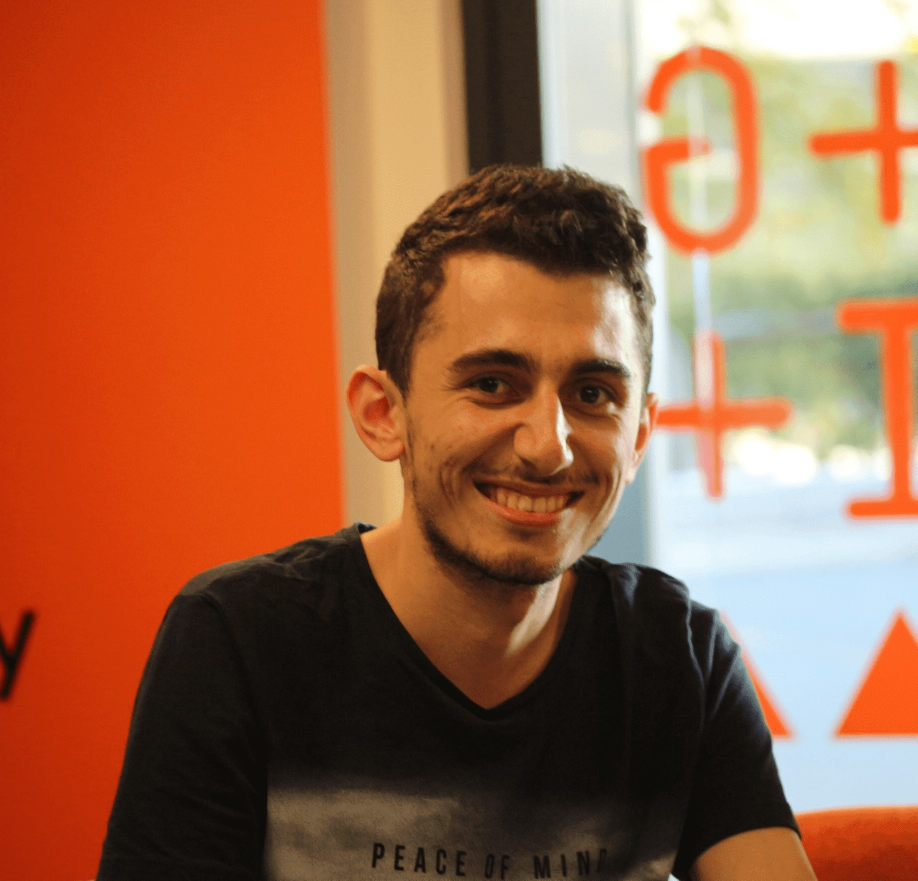
#> input picture 1-7/furkan.jpg, 1835 x 1761 px (shown at 1/2 size)
$ python tutorial-3.py
#> lines starting #> are read from the running program, lines starting #| are printed output that depends on the picture
import cv2                       # BGR
import numpy as np
import matplotlib.pyplot as plt  # RGB

"""Drawing and Writing on Image"""

# grayscaled image
img = cv2.imread("furkan.jpg", cv2.IMREAD_GRAYSCALE)
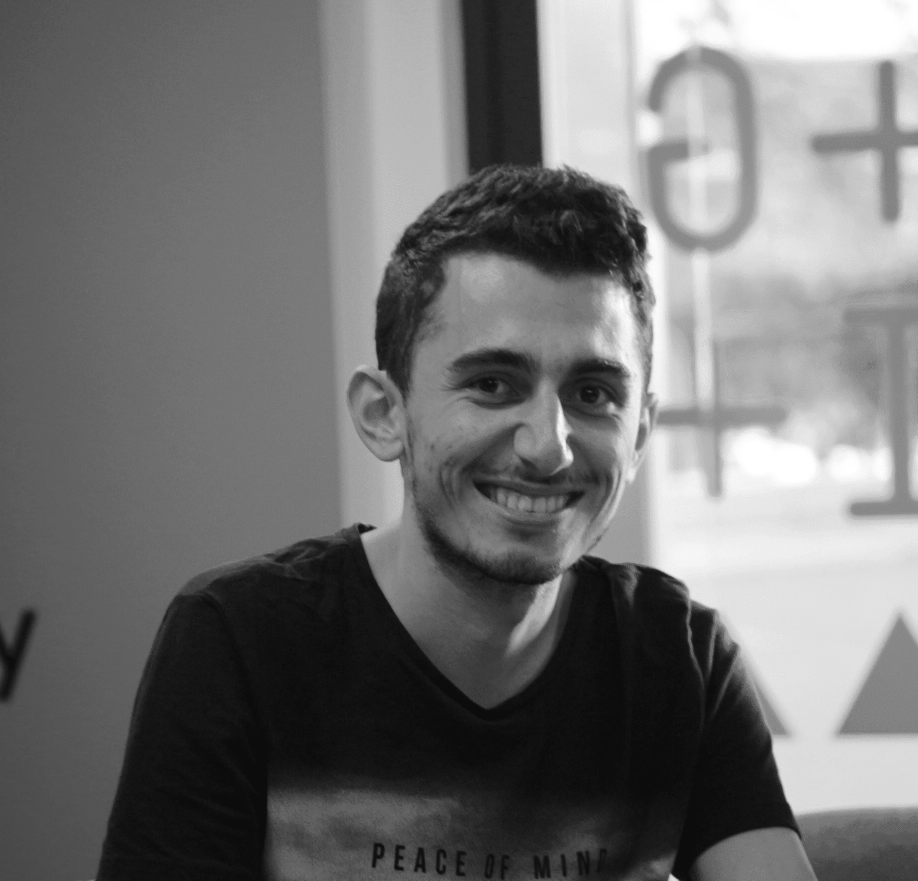
#> img: shape (1761, 1835) (shown at 1/2 size); min 4, max 255, mean 114.2

# Çizgi, elips silindir, veya text bile yazabiliriz. Bunu kendi projemizde kullanabiliriz
cv2.line(img, (0, 0), (150, 150), (255, 255, 255),
         thickness=15)
cv2.rectangle(img, (0, 0), (15, 25), (0, 255, 0),
              thickness=5)
#> img: shape (1761, 1835); min 0, max 255, mean 114.4
cv2.circle(img, (100, 63), 55, (0, 255, 255), -1)

pts = np.array([[10, 5], [20, 30], [70, 20], [50, 10]], np.int32)

cv2.polylines(img, [pts], True, (0, 255, 255), 5)
#> img: shape (1761, 1835); min 0, max 255, mean 114

font = cv2.FONT_HERSHEY_DUPLEX
cv2.putText(img, "Deep Crash", (520, 310), font,
            5, (255, 255, 255), 5, cv2.LINE_AA)
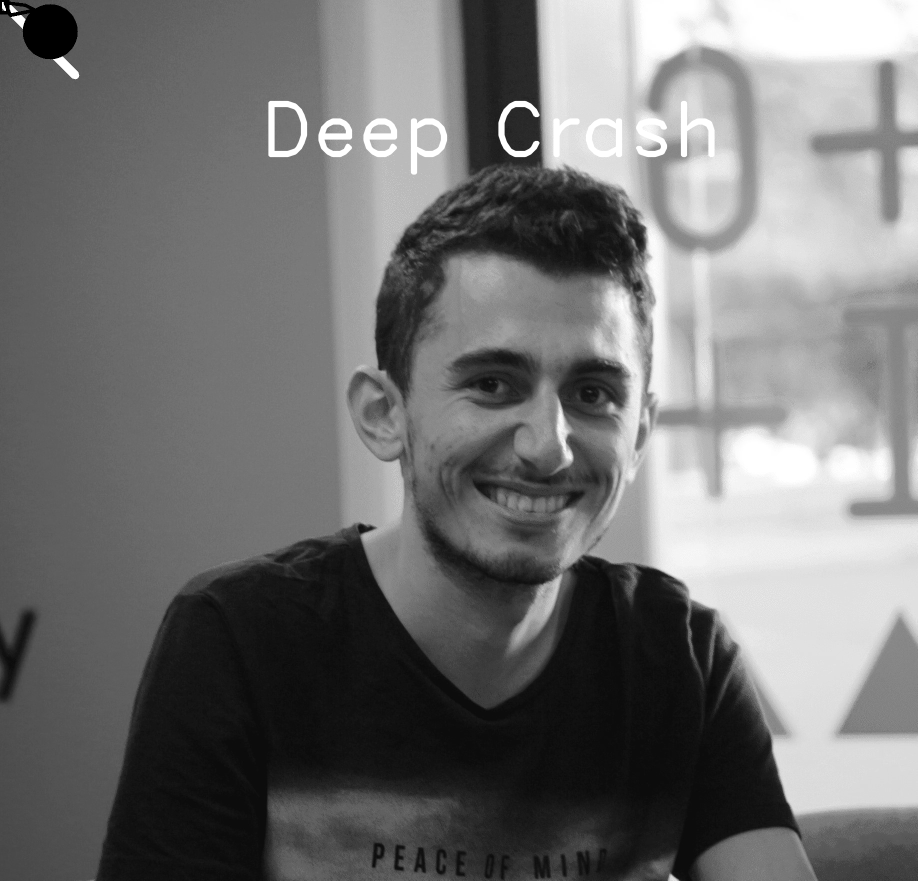
#> img: shape (1761, 1835) (shown at 1/2 size); min 0, max 255, mean 114.7

cv2.imshow("img", img)

cv2.waitKey(0)
cv2.destroyAllWindows()
